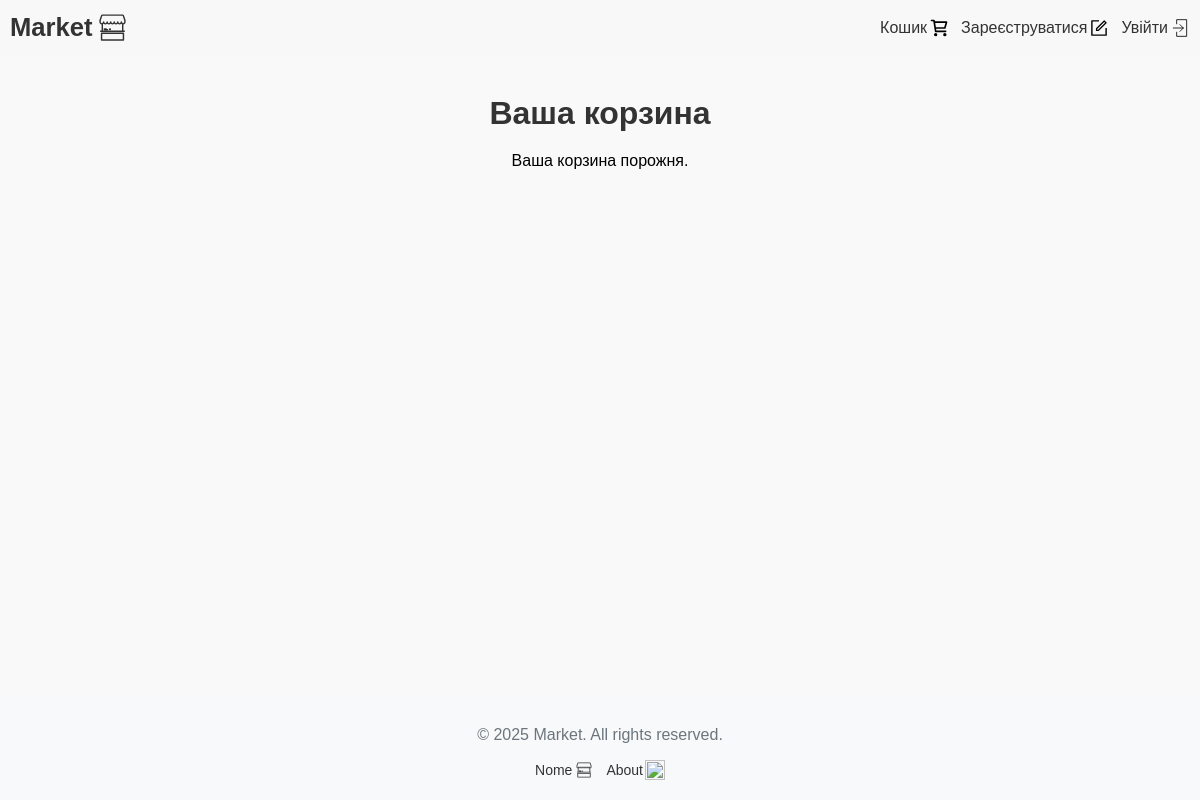
The page /cart/view on the database as committed earlier.
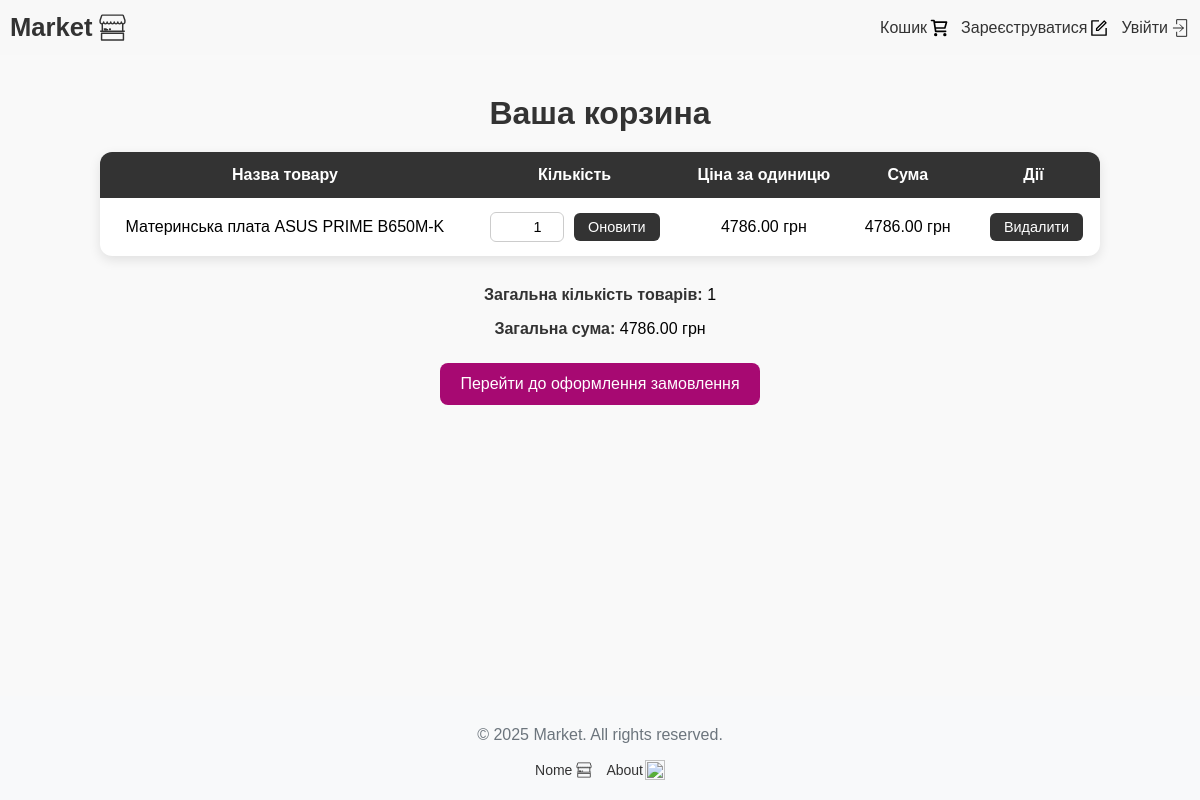
The same page on the database as committed later.
### carts/models.py (models this page shows)
class Cart(models.Model):
    user = models.ForeignKey('auth.User', on_delete=models.CASCADE, blank=True, null=True, verbose_name='User')
    product = models.ForeignKey('shop.Product', on_delete=models.CASCADE, related_name='cart_items', verbose_name='Product')
    quantity = models.PositiveIntegerField(default=0, verbose_name='Quantity')
    session_key = models.CharField(max_length=40, blank=True, null=True)
    created_at = models.DateTimeField(auto_now_add=True, verbose_name='Created At')
    class Meta:
        db_table = 'cart'
        verbose_name = 'Cart'
        verbose_name_plural = 'Cart'
    objects = CartQuerySet.as_manager()
    def get_total_price(self):
        return round(self.product.price * self.quantity, 2)

### shop/models.py (models this page shows)
class Product(models.Model):
    name = models.CharField(max_length=200, verbose_name='Product Name')
    slug = models.SlugField(max_length=250, unique=True, blank=True, null=True, verbose_name='URL')
    description = models.TextField(blank=True, verbose_name='Description')
    price = models.DecimalField(max_digits=10, decimal_places=2, verbose_name='Price')
    discount = models.DecimalField(max_digits=5, decimal_places=2, default=0.00, verbose_name='Discount')
    stock = models.PositiveIntegerField(default=0, verbose_name='Stock Quantity')
    category = models.ForeignKey(Category, on_delete=models.CASCADE, related_name="products")
    created_at = models.DateTimeField(auto_now_add=True, verbose_name='Created At')
    class Meta:
        db_table = 'product'
        verbose_name = 'Product'
        verbose_name_plural = 'Products'

### carts/views.py (the view)
# urls.py: path("view", views.cart_view, name="cart_view"),
def cart_view(request):
    if request.user.is_authenticated:
        cart_items = Cart.objects.filter(user=request.user)
    else:
        if not request.session.session_key:
            request.session.create()
        cart_items = Cart.objects.filter(session_key=request.session.session_key)
    return render(request, "carts/carts.html", {
        "cart_items": cart_items,
        "cart_total": cart_items.total_price(),
        "cart_quantity": cart_items.total_quantity(),
    })

### carts/models.py (called while the page is built)
    def total_price(self):
        return sum(cart.get_total_price() for cart in self)

    def total_quantity(self):
        if self:
            return sum(cart.quantity for cart in self)
        return 0

### carts/templates/carts/carts.html (shortened to what this page needs)
{% load static%}
<!DOCTYPE html>
<html lang="uk">
<head>
    <link rel="stylesheet" href="{% static 'carts/css/cart.css' %}">
</head>
<body>
    {% include 'shop/partials/navigation.html' %}
    <main>
    <h1>Ваша корзина</h1>
    {% if cart_items %}
        <table class="cart-table">
            <thead class="cart_table_head">
                <tr>
                    <th>Назва товару</th>
                    <th>Кількість</th>
                    <th>Ціна за одиницю</th>
                    <th>Сума</th>
                    <th>Дії</th>
                </tr>
            </thead>
            <tbody class="cart_table_body">
                {% for item in cart_items %}
                <tr>
                    <td>{{ item.product.name }}</td>
                    <td>
                        <form method="post" action="{% url 'carts:cart_change' item.id %}">
                            <input type="number" name="quantity" value="{{ item.quantity }}" min="1" max="{{ item.product.stock }}" style="width: 60px;">
                            <button type="submit" class="table_button">Оновити</button>
                        </form>
                    </td>
                    <td>{{ item.product.price }} грн</td>
                    <td>{{ item.get_total_price }} грн</td>
                    <td>
                        <form method="post" action="{% url 'carts:cart_remove' item.id %}">
                            <button type="submit" class="table_button">Видалити</button>
                        </form>
                    </td>
                </tr>
                {% endfor %}
            </tbody>
        </table>
        <p><strong>Загальна кількість товарів:</strong> {{ cart_items.total_quantity }}</p>
        <p><strong>Загальна сума:</strong> {{ cart_items.total_price }} грн</p>
        <a class="order" href="{% url 'orders:create_order' %}">Перейти до оформлення замовлення</a>
    {% else %}
        <p>Ваша корзина порожня.</p>
    {% endif %}
    </main>
    {% include 'shop/partials/footer.html' %}
</body>
</html>

Rows that differ between the two databases and show on the page:
added Cart: product.name "Материнська плата ASUS PRIME B650M-K", quantity "1", product.price "4786.00", get_total_price "4786.00", total_quantity "1", total_price "4786.00"
Other text that changed with them:
text no longer shown: "Ваша корзина порожня."
text now shown: "Назва товару Кількість Ціна за одиницю Сума Дії Загальна кількість товарів: Загальна сума: грн Перейти до оформлення замовлення"
